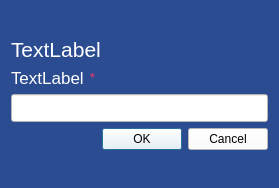
<?xml version="1.0" encoding="UTF-8"?>
<ui version="4.0">
 <class>join_channel_group</class>
 <widget class="QDialog" name="join_channel_group">
  <property name="geometry">
   <rect>
    <x>0</x>
    <y>0</y>
    <width>279</width>
    <height>188</height>
   </rect>
  </property>
  <property name="windowTitle">
   <string>Dialog</string>
  </property>
  <property name="styleSheet">
   <string notr="true">background-color: rgb(44, 76, 145);</string>
  </property>
  <layout class="QVBoxLayout" name="verticalLayout">
   <item>
    <spacer name="verticalSpacer_2">
     <property name="orientation">
      <enum>Qt::Vertical</enum>
     </property>
     <property name="sizeHint" stdset="0">
      <size>
       <width>20</width>
       <height>40</height>
      </size>
     </property>
    </spacer>
   </item>
   <item>
    <widget class="QLabel" name="label">
     <property name="font">
      <font>
       <pointsize>16</pointsize>
      </font>
     </property>
     <property name="styleSheet">
      <string notr="true">color: rgb(255, 255, 255);</string>
     </property>
     <property name="text">
      <string>TextLabel</string>
     </property>
    </widget>
   </item>
   <item>
    <layout class="QHBoxLayout" name="horizontalLayout">
     <property name="bottomMargin">
      <number>0</number>
     </property>
     <item>
      <widget class="QLabel" name="label_2">
       <property name="font">
        <font>
         <pointsize>13</pointsize>
        </font>
       </property>
       <property name="styleSheet">
        <string notr="true">color: rgb(255, 255, 255);</string>
       </property>
       <property name="text">
        <string>TextLabel</string>
       </property>
      </widget>
     </item>
     <item>
      <widget class="QLabel" name="label_3">
       <property name="styleSheet">
        <string notr="true">color: rgb(255, 52, 99);</string>
       </property>
       <property name="text">
        <string>*</string>
       </property>
      </widget>
     </item>
     <item>
      <spacer name="horizontalSpacer">
       <property name="orientation">
        <enum>Qt::Horizontal</enum>
       </property>
       <property name="sizeHint" stdset="0">
        <size>
         <width>40</width>
         <height>20</height>
        </size>
       </property>
      </spacer>
     </item>
    </layout>
   </item>
   <item>
    <widget class="QLineEdit" name="lineEdit">
     <property name="font">
      <font>
       <pointsize>13</pointsize>
      </font>
     </property>
     <property name="styleSheet">
      <string notr="true">background-color: rgb(255, 255, 255);</string>
     </property>
    </widget>
   </item>
   <item>
    <widget class="QDialogButtonBox" name="buttonBox">
     <property name="enabled">
      <bool>true</bool>
     </property>
     <property name="styleSheet">
      <string notr="true">background-color: rgb(255, 255, 255);</string>
     </property>
     <property name="orientation">
      <enum>Qt::Horizontal</enum>
     </property>
     <property name="standardButtons">
      <set>QDialogButtonBox::Cancel|QDialogButtonBox::Ok</set>
     </property>
    </widget>
   </item>
   <item>
    <spacer name="verticalSpacer">
     <property name="orientation">
      <enum>Qt::Vertical</enum>
     </property>
     <property name="sizeHint" stdset="0">
      <size>
       <width>20</width>
       <height>40</height>
      </size>
     </property>
    </spacer>
   </item>
  </layout>
 </widget>
 <resources/>
 <connections>
  <connection>
   <sender>buttonBox</sender>
   <signal>accepted()</signal>
   <receiver>join_channel_group</receiver>
   <slot>accept()</slot>
   <hints>
    <hint type="sourcelabel">
     <x>248</x>
     <y>254</y>
    </hint>
    <hint type="destinationlabel">
     <x>157</x>
     <y>274</y>
    </hint>
   </hints>
  </connection>
  <connection>
   <sender>buttonBox</sender>
   <signal>rejected()</signal>
   <receiver>join_channel_group</receiver>
   <slot>reject()</slot>
   <hints>
    <hint type="sourcelabel">
     <x>316</x>
     <y>260</y>
    </hint>
    <hint type="destinationlabel">
     <x>286</x>
     <y>274</y>
    </hint>
   </hints>
  </connection>
 </connections>
</ui>
